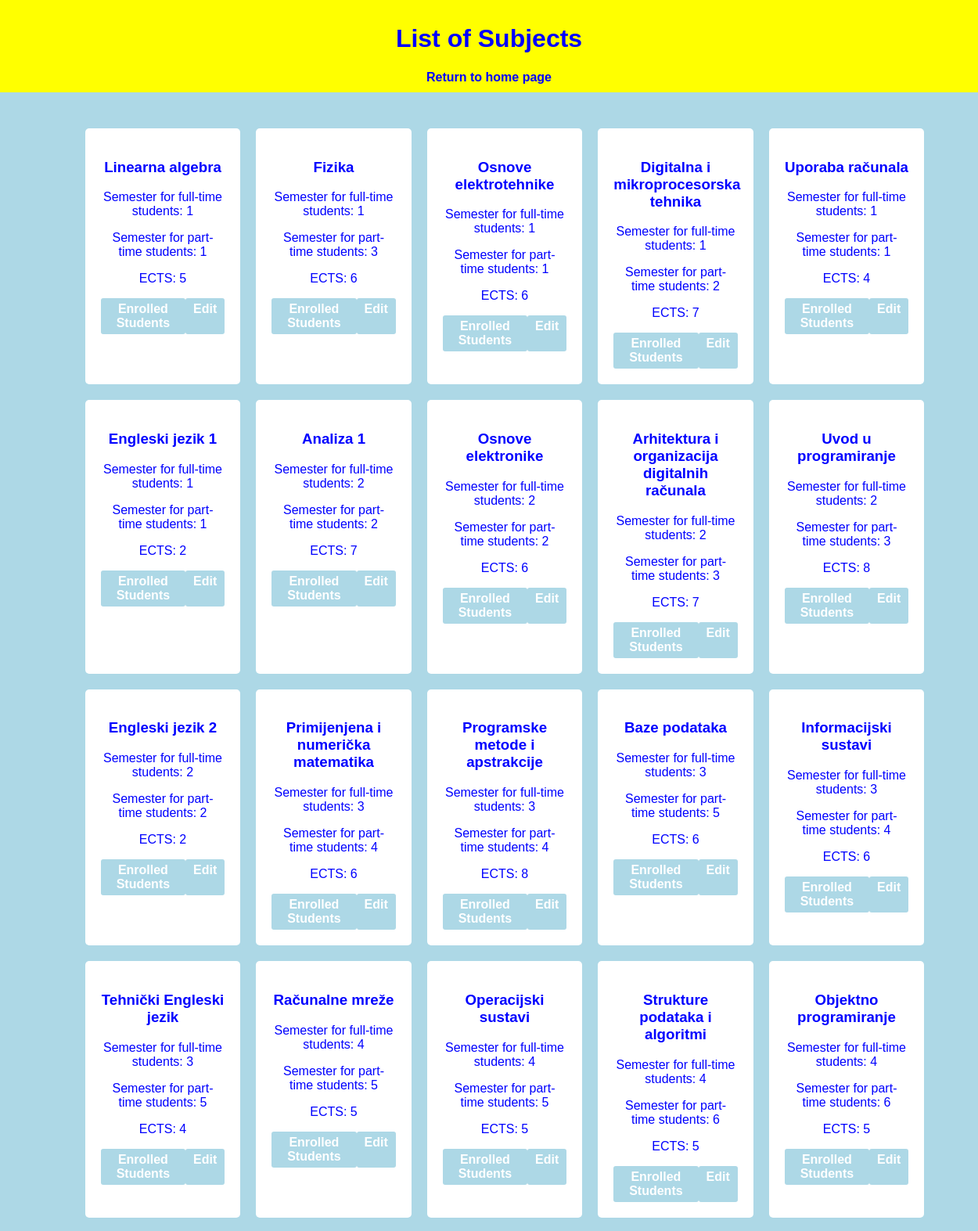
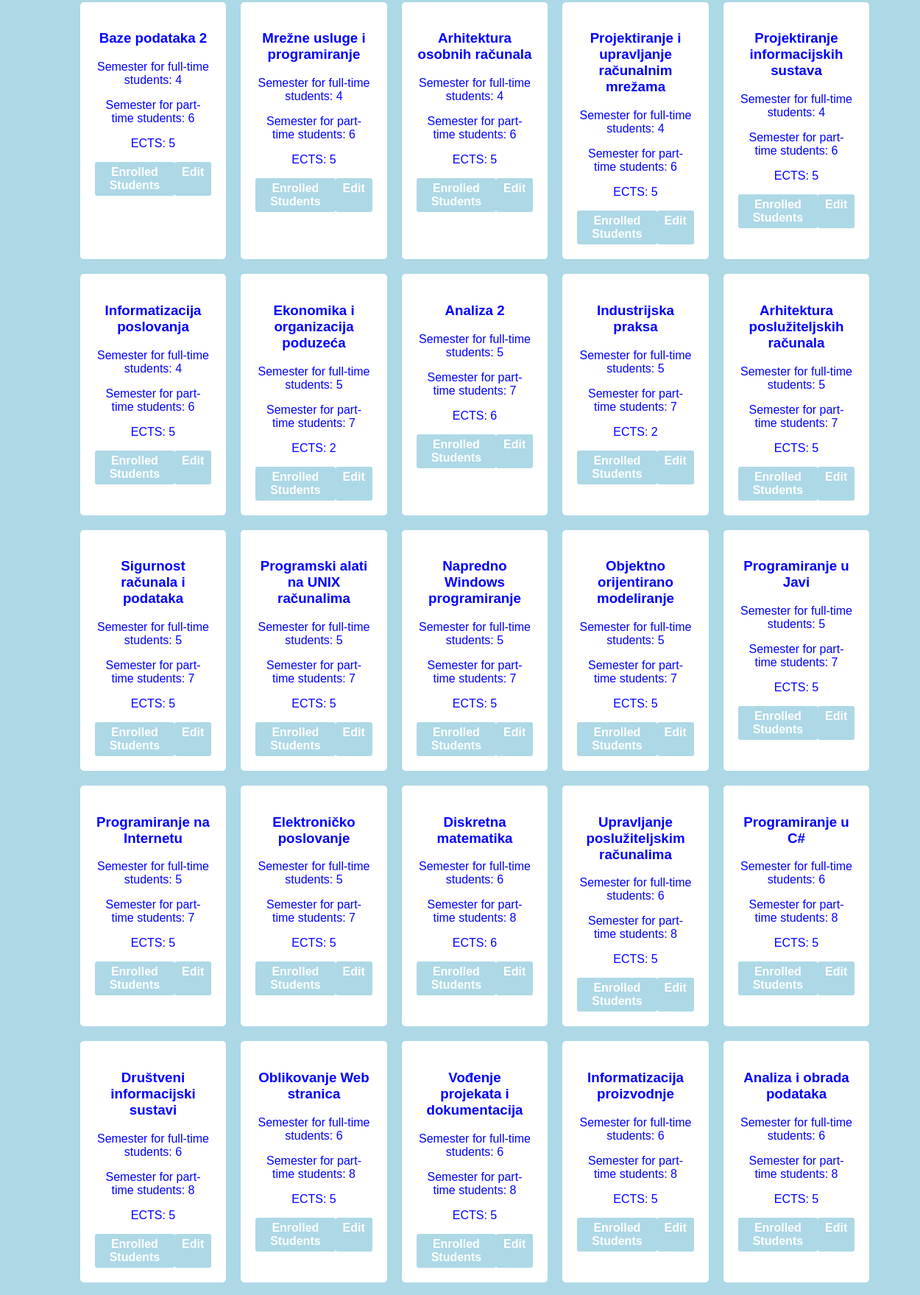
Page /list_subjects/ (upper part) on the committed database (2 pictures, top to bottom).
### app1/models.py (models this page shows)
class Predmeti(models.Model):
    IZBORNI_CHOICES = (
        ('True', 'Da'),
        ('False', 'Ne'),
    )
    name = models.CharField(max_length=50)
    kod = models.CharField(max_length=50)
    program = models.CharField(max_length=50)
    ects = models.IntegerField()
    sem_red = models.IntegerField()
    sem_izv = models.IntegerField()
    izborni = models.CharField(max_length=50, choices=IZBORNI_CHOICES)
    nositelj = models.ForeignKey(
        Professor,
        on_delete=models.CASCADE,
        limit_choices_to={'role__name': 'PROFESSOR'},
        default=None,
        null=True,
        blank=True
    )

### app1/views.py (the view)
# urls.py: path('list_subjects/', list_subjects, name='list_subjects'),
def list_subjects(request):
    subjects = Predmeti.objects.all()
    context = {
        'subjects': subjects,
    }
    return render(request, 'list_subjects.html', context)

### app1/templates/list_subjects.html (shortened to what this page needs)
<!DOCTYPE html>
<html>
<head>
</head>
<body>
    <div class="header">
        <h1>List of Subjects</h1>
        <a href="{% url 'admin_dashboard' %}" class="home-link">Return to home page</a>
    </div>
    <div class="container">
        <ul>
            {% for subject in subjects %}
                <li>
                    <h3>{{ subject.name }}</h3>
                    <p>Semester for full-time students: {{ subject.sem_red }}</p>
                    <p>Semester for part-time students: {{ subject.sem_izv }}</p>
                    <p>ECTS: {{ subject.ects }}</p>
                    <div class="sublist">
                        <a href="{% url 'enrolled_students' subject_id=subject.id %}">Enrolled Students</a>
                        <a href="{% url 'edit_subject' subject_id=subject.id %}">Edit</a>
                    </div>
                </li>
            {% endfor %}
        </ul>
    </div>
</body>
</html>

### app1/templates/list_subjects.html (style rules this page uses)
body { font-family: Arial, sans-serif; background-color: lightblue; color: #fff; margin: 0; padding: 0; }
.home-link { color: blue }
.header { background-color: yellow; padding: 10px; color: blue; text-align: center; }
.container { width: 100%; padding: 20px; box-shadow: 0 2px 4px rgba(0, 0, 0, 0.1); }
h1 { text-align: center; }
ul { list-style: none; padding: 0; display: flex; flex-wrap: wrap; justify-content: center; }
li { width: calc(14.28% - 20px); margin: 10px; padding: 20px; background-color: white; color: blue; border-radius: 5px; text-align: center; }
a { text-decoration: none; color: #fff; font-weight: bold; }
.sublist { padding: 0; display: flex; justify-content: space-between; margin-top: 10px; }
.sublist a { text-decoration: none; background-color: lightblue; color: white; padding: 5px 10px; border-radius: 3px; transition: background-color 0.3s ease; }

### rows in the picture
Predmeti: name "Linearna algebra", sem_red "1", sem_izv "1", ects "5"
Predmeti: name "Fizika", sem_red "1", sem_izv "3", ects "6"
Predmeti: name "Osnove elektrotehnike", sem_red "1", sem_izv "1", ects "6"
Predmeti: name "Digitalna i mikroprocesorska tehnika", sem_red "1", sem_izv "2", ects "7"
Predmeti: name "Uporaba računala", sem_red "1", sem_izv "1", ects "4"
Predmeti: name "Engleski jezik 1", sem_red "1", sem_izv "1", ects "2"
Predmeti: name "Analiza 1", sem_red "2", sem_izv "2", ects "7"
Predmeti: name "Osnove elektronike", sem_red "2", sem_izv "2", ects "6"
Predmeti: name "Arhitektura i organizacija digitalnih računala", sem_red "2", sem_izv "3", ects "7"
Predmeti: name "Uvod u programiranje", sem_red "2", sem_izv "3", ects "8"
Predmeti: name "Engleski jezik 2", sem_red "2", sem_izv "2", ects "2"
Predmeti: name "Primijenjena i numerička matematika", sem_red "3", sem_izv "4", ects "6"
Predmeti: name "Programske metode i apstrakcije", sem_red "3", sem_izv "4", ects "8"
Predmeti: name "Baze podataka", sem_red "3", sem_izv "5", ects "6"
Predmeti: name "Informacijski sustavi", sem_red "3", sem_izv "4", ects "6"
Predmeti: name "Tehnički Engleski jezik", sem_red "3", sem_izv "5", ects "4"
Predmeti: name "Računalne mreže", sem_red "4", sem_izv "5", ects "5"
Predmeti: name "Operacijski sustavi", sem_red "4", sem_izv "5", ects "5"
Predmeti: name "Strukture podataka i algoritmi", sem_red "4", sem_izv "6", ects "5"
Predmeti: name "Objektno programiranje", sem_red "4", sem_izv "6", ects "5"
Predmeti: name "Baze podataka 2", sem_red "4", sem_izv "6", ects "5"
Predmeti: name "Mrežne usluge i programiranje", sem_red "4", sem_izv "6", ects "5"
Predmeti: name "Arhitektura osobnih računala", sem_red "4", sem_izv "6", ects "5"
Predmeti: name "Projektiranje i upravljanje računalnim mrežama", sem_red "4", sem_izv "6", ects "5"
Predmeti: name "Projektiranje informacijskih sustava", sem_red "4", sem_izv "6", ects "5"
Predmeti: name "Informatizacija poslovanja", sem_red "4", sem_izv "6", ects "5"
Predmeti: name "Ekonomika i organizacija poduzeća", sem_red "5", sem_izv "7", ects "2"
Predmeti: name "Analiza 2", sem_red "5", sem_izv "7", ects "6"
Predmeti: name "Industrijska praksa", sem_red "5", sem_izv "7", ects "2"
Predmeti: name "Arhitektura poslužiteljskih računala", sem_red "5", sem_izv "7", ects "5"
Predmeti: name "Sigurnost računala i podataka", sem_red "5", sem_izv "7", ects "5"
Predmeti: name "Programski alati na UNIX računalima", sem_red "5", sem_izv "7", ects "5"
Predmeti: name "Napredno Windows programiranje", sem_red "5", sem_izv "7", ects "5"
Predmeti: name "Objektno orijentirano modeliranje", sem_red "5", sem_izv "7", ects "5"
Predmeti: name "Programiranje u Javi", sem_red "5", sem_izv "7", ects "5"
Predmeti: name "Programiranje na Internetu", sem_red "5", sem_izv "7", ects "5"
Predmeti: name "Elektroničko poslovanje", sem_red "5", sem_izv "7", ects "5"
Predmeti: name "Diskretna matematika", sem_red "6", sem_izv "8", ects "6"
Predmeti: name "Upravljanje poslužiteljskim računalima", sem_red "6", sem_izv "8", ects "5"
Predmeti: name "Programiranje u C#", sem_red "6", sem_izv "8", ects "5"
Predmeti: name "Društveni informacijski sustavi", sem_red "6", sem_izv "8", ects "5"
Predmeti: name "Oblikovanje Web stranica", sem_red "6", sem_izv "8", ects "5"
Predmeti: name "Vođenje projekata i dokumentacija", sem_red "6", sem_izv "8", ects "5"
Predmeti: name "Informatizacija proizvodnje", sem_red "6", sem_izv "8", ects "5"
Predmeti: name "Analiza i obrada podataka", sem_red "6", sem_izv "8", ects "5"
